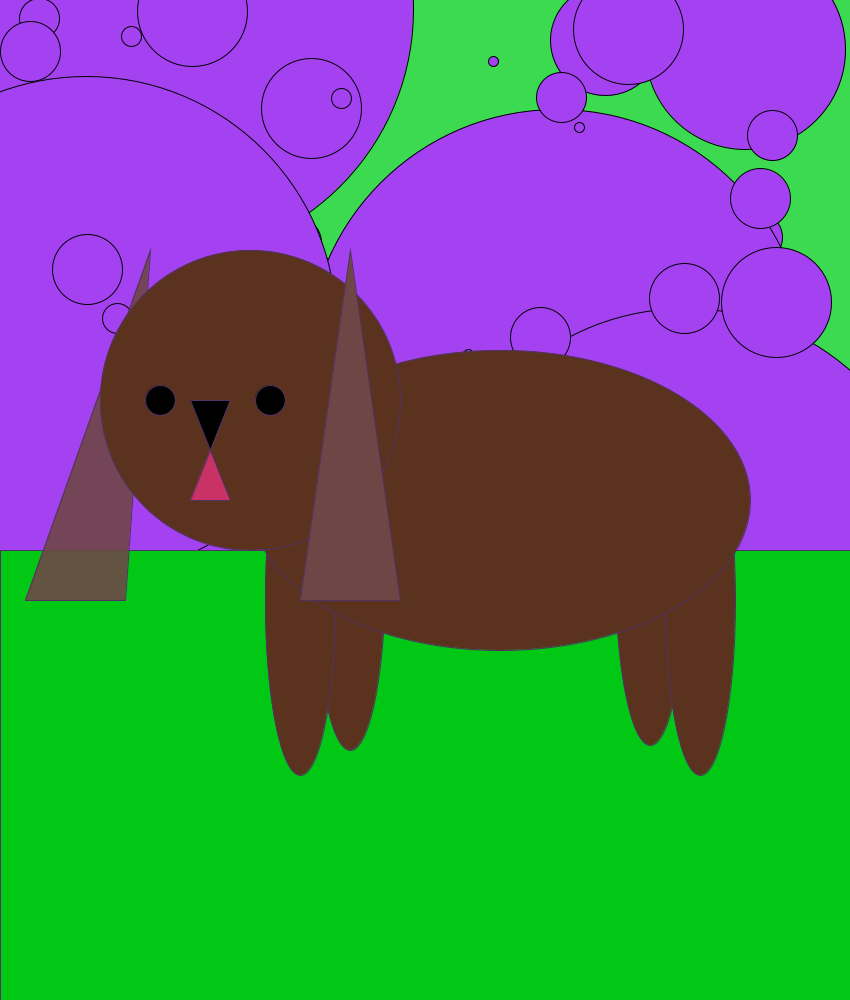
Frame 1 (no input)
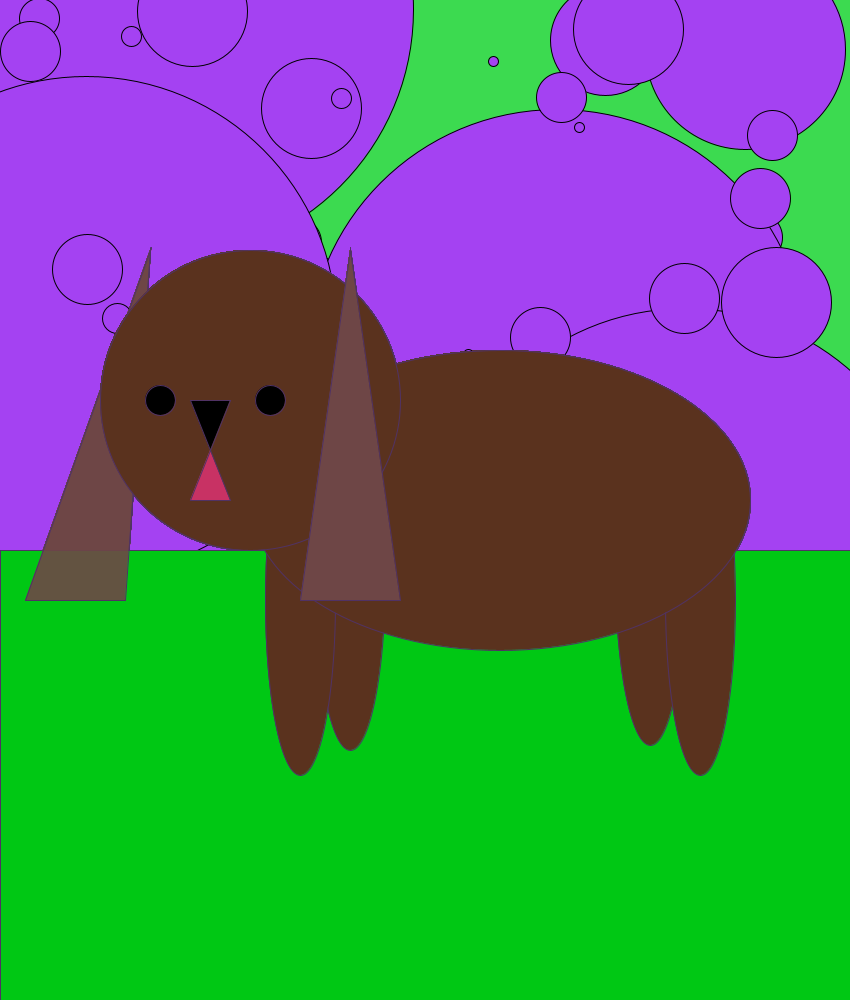
Frame 60 (the mouse pressed at the canvas centre just before this capture)
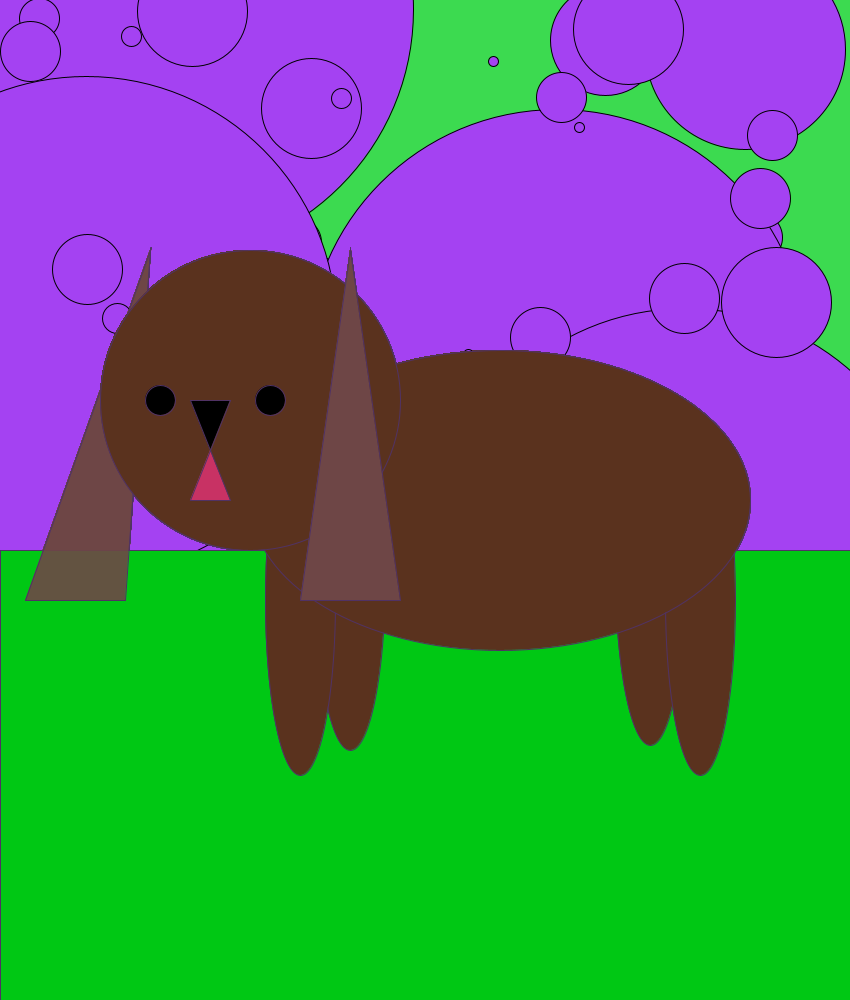
Frame 120 (the mouse held since frame 60 and released just before this capture)

The Processing sketch that drew these frames (run headless with seeded random() and noise(); from frame 60 on, the mouse is pressed at the canvas centre):

// Processing sketch: Character_inProcessing
// ── Character_inProcessing.pde
//float circleX;
//float lineWidth = random(4, 16);
//randomizes it 
void setup(){
size(850, 1000);
//circleX= 320; 
 //lineWidth = random(4, 16);
 
//colorMode(RGB,640, 360, 255); different way to setup color
fill(random(0, 255), random(0, 255), random(0, 255));
background(random(0, 255), random(0, 255), random(0, 255));
circle(random(displayWidth/2), random(displayHeight/2), 100); 
circle(random(displayWidth/2), random(displayHeight/2), 20); 
circle(random(displayWidth/2), random(displayHeight/2), 500); 
circle(random(displayWidth/2), random(displayHeight/2), 30); 
circle(random(displayWidth/2), random(displayHeight/2), 10); 
circle(random(displayWidth/2), random(displayHeight/2), 50); 
circle(random(displayWidth/2), random(displayHeight/2), 70); 
circle(random(displayWidth/2), random(displayHeight/2), 60); 
circle(random(displayWidth/2), random(displayHeight/2), 200); 
circle(random(displayWidth/2), random(displayHeight/2), 40); 
circle(random(displayWidth/2), random(displayHeight/2), 110); 
circle(random(displayWidth/2), random(displayHeight/2), 100); 
circle(random(displayWidth/2), random(displayHeight/2), 20); 
circle(random(displayWidth/2), random(displayHeight/2), 500); 
circle(random(displayWidth/2), random(displayHeight/2), 30); 
circle(random(displayWidth/2), random(displayHeight/2), 10); 
circle(random(displayWidth/2), random(displayHeight/2), 50); 
circle(random(displayWidth/2), random(displayHeight/2), 70); 
circle(random(displayWidth/2), random(displayHeight/2), 60); 
circle(random(displayWidth/2), random(displayHeight/2), 200); 
circle(random(displayWidth/2), random(displayHeight/2), 40); 
circle(random(displayWidth/2), random(displayHeight/2), 110); 
circle(random(displayWidth/2), random(displayHeight/2), 100); 
circle(random(displayWidth/2), random(displayHeight/2), 20); 
circle(random(displayWidth/2), random(displayHeight/2), 500); 
circle(random(displayWidth/2), random(displayHeight/2), 30); 
circle(random(displayWidth/2), random(displayHeight/2), 10); 
circle(random(displayWidth/2), random(displayHeight/2), 50); 
circle(random(displayWidth/2), random(displayHeight/2), 70); 
circle(random(displayWidth/2), random(displayHeight/2), 60); 
circle(random(displayWidth/2), random(displayHeight/2), 200); 
circle(random(displayWidth/2), random(displayHeight/2), 40); 
circle(random(displayWidth/2), random(displayHeight/2), 110); 
circle(random(displayWidth/2), random(displayHeight/2), 100); 
circle(random(displayWidth/2), random(displayHeight/2), 20); 
circle(random(displayWidth/2), random(displayHeight/2), 500); 
circle(random(displayWidth/2), random(displayHeight/2), 30); 
circle(random(displayWidth/2), random(displayHeight/2), 10); 
circle(random(displayWidth/2), random(displayHeight/2), 50); 
circle(random(displayWidth/2), random(displayHeight/2), 70); 
circle(random(displayWidth/2), random(displayHeight/2), 60); 
circle(random(displayWidth/2), random(displayHeight/2), 200); 
circle(random(displayWidth/2), random(displayHeight/2), 40); 
circle(random(displayWidth/2), random(displayHeight/2), 110); 
circle(random(displayWidth/2), random(displayHeight/2), 100); 
circle(random(displayWidth/2), random(displayHeight/2), 20); 
circle(random(displayWidth/2), random(displayHeight/2), 500); 
circle(random(displayWidth/2), random(displayHeight/2), 30); 
circle(random(displayWidth/2), random(displayHeight/2), 10); 
circle(random(displayWidth/2), random(displayHeight/2), 50); 
circle(random(displayWidth/2), random(displayHeight/2), 70); 
circle(random(displayWidth/2), random(displayHeight/2), 60); 
circle(random(displayWidth/2), random(displayHeight/2), 200); 
circle(random(displayWidth/2), random(displayHeight/2), 40); 
circle(random(displayWidth/2), random(displayHeight/2), 110); 
}
//find a way to loop this


void draw(){
  stroke(80, 50, 100);
 
  //ground 
fill(0, 200, 20);
rect(0, 550, 850, 1000);

//Left ear
rectMode(CORNERS);
fill(110, 70, 70, 230);
triangle(150, 250, 25, 600, 125, 600);

rectMode(CENTER);

//Body, legs, head
fill(90, 50, 30);
ellipse(350, 575, 70, 350);
ellipse(650, 570, 70, 350);
ellipse(300, 600, 70, 350);
ellipse(700, 600, 70, 350);
ellipse(500, 500, 500, 300);
circle(250, 400, 300);


//face
fill(0);
circle( 160, 400, 30); 
circle(270, 400, 30);
triangle(210, 450, 190, 400, 230, 400);
fill(200, 50, 100);
triangle(210, 450, 190, 500, 230, 500);

//right ear
rectMode(CORNERS);
fill(110, 70, 70);
triangle(350, 250, 300, 600, 400, 600);


}






//aniamting:


/*void drawDog(){
  background(0);
  //background here- illusion of moving circle
  noStroke();
  fill(255);
 
  circle(circleX, 180, 100);
  circleX = circleX+5; //moves circleX++; or circleX+=5
}*/





void mousePressed(){
  //background(random(0, 255), random(0, 255), random(0, 255)); 
  //circleX = 0;
}

//can do color hange based on mousex and y
//width /2 can also do mousex +50 
//width ad height refer to display













//size(640, 360);
//point(320, 180);
//line(320, 180, 360, 180);
//square(200, 100, 250);
//rectMode(CENTER);
//square(200, 100, 250);
//background(255, 0, 0); //red background
//colorMode(RGB, 1.0); //means the color is between 0 and 1
//add anothrr float to color fort tranparency 
//noFill() no fill 
//background, stroke (the outline), fill (filling a shaope)
//background(0);
